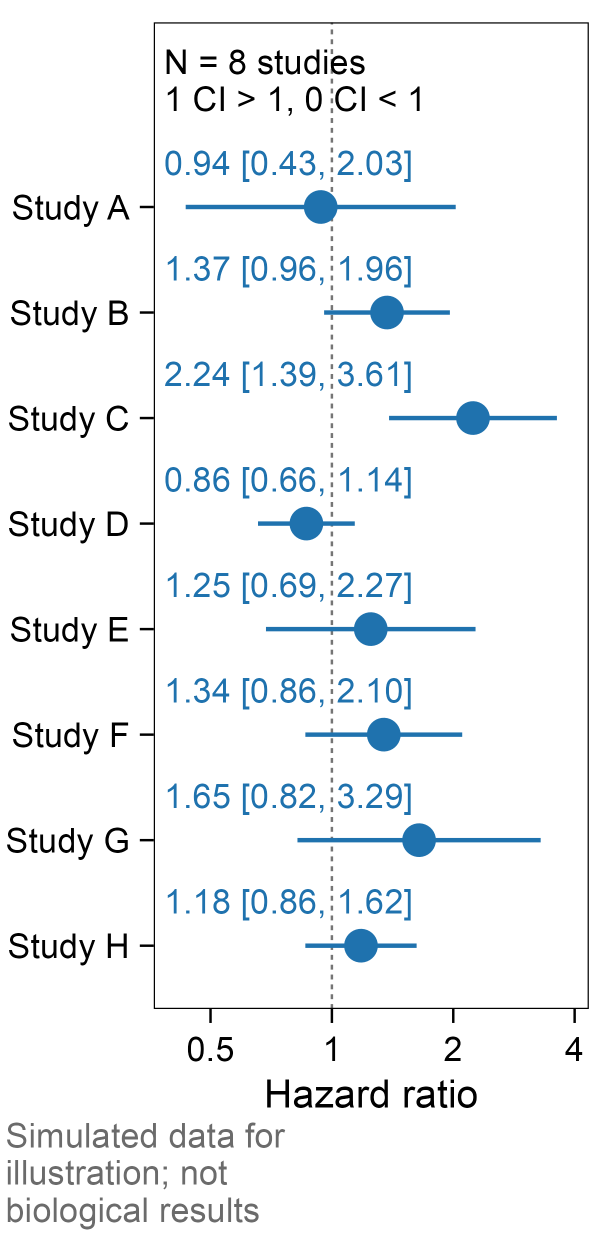
#> input picture figures/clinical/forest/preview.png, 1200 x 2483 px (shown at 1/2 size)
$ python make_hero.py
#> lines starting #> are read from the running program, lines starting #| are printed output that depends on the picture
#> in build_hero, `canvas = Image.new("RGB", (width, height), "white")`: canvas: PIL image 1872x158 RGB; every value is 255
#!/usr/bin/env python3
"""Build docs/hero.png: white-background contact sheet of figures/**/preview.png."""

from __future__ import annotations

import argparse
from pathlib import Path

from PIL import Image, ImageDraw, ImageFont

REPO_ROOT = Path(__file__).resolve().parents[1]
DEFAULT_OUT = REPO_ROOT / "docs" / "hero.png"
FONT_CANDIDATES = [
    Path("/usr/share/fonts/truetype/dejavu/DejaVuSans.ttf"),
    Path("/usr/share/fonts/truetype/liberation/LiberationSans-Regular.ttf"),
]


def find_previews(root: Path) -> list[Path]:
    return sorted(root.joinpath("figures").rglob("preview.png"))


def load_font(size: int) -> ImageFont.ImageFont:
#> called with size = 11
    for path in FONT_CANDIDATES:
        if path.is_file():
            return ImageFont.truetype(str(path), size=size)
#> in build_hero, src is the input picture: PIL image 1200x2483 RGB; mean R, G, B 240.5, 243.4, 245.4
    return ImageFont.load_default()


def fit_thumb(im: Image.Image, box_w: int, box_h: int) -> Image.Image:
#> called with box_w = 160, box_h = 110
    im = im.convert("RGBA")
    scale = min(box_w / im.width, box_h / im.height)
#> scale = 0.0443
    new_size = (max(1, int(im.width * scale)), max(1, int(im.height * scale)))
#> new_size = (53, 110)
    return im.resize(new_size, Image.Resampling.LANCZOS)
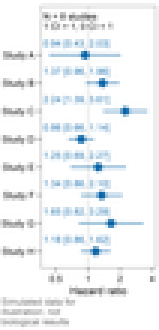
#> returned value: PIL image 53x110 RGBA (shown 3 times larger); mean R, G, B, A 239.3, 242.4, 244.6, 255


def build_hero(
    root: Path,
    out: Path,
    cols: int = 11,
    cell_w: int = 160,
    cell_h: int = 110,
    label_h: int = 16,
    pad: int = 8,
    margin: int = 16,
) -> dict:
    previews = find_previews(root)
    if not previews:
        raise SystemExit("no figures/**/preview.png found")

    n = len(previews)
    rows = (n + cols - 1) // cols
    tile_h = cell_h + label_h
    width = margin * 2 + cols * cell_w + (cols - 1) * pad
    height = margin * 2 + rows * tile_h + (rows - 1) * pad

    canvas = Image.new("RGB", (width, height), "white")
    draw = ImageDraw.Draw(canvas)
    font = load_font(11)

    for i, path in enumerate(previews):
        r, c = divmod(i, cols)
        x0 = margin + c * (cell_w + pad)
        y0 = margin + r * (tile_h + pad)
        with Image.open(path) as src:
            thumb = fit_thumb(src, cell_w, cell_h)
        tx = x0 + (cell_w - thumb.width) // 2
#> tx = 69
        ty = y0 + (cell_h - thumb.height) // 2
#> ty = 16
        if thumb.mode == "RGBA":
            canvas.paste(thumb, (tx, ty), thumb)
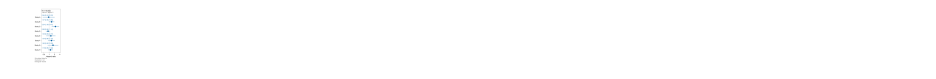
#> canvas: PIL image 1872x158 RGB (shown at 1/2 size); mean R, G, B 254.7, 254.8, 254.8
        else:
            canvas.paste(thumb, (tx, ty))
        slug = path.parent.name
        # Center slug under the cell
        bbox = draw.textbbox((0, 0), slug, font=font)
#> bbox = (0, 2, 32, 11)
        tw = bbox[2] - bbox[0]
#> tw = 32
        lx = x0 + max(0, (cell_w - tw) // 2)
#> lx = 80
        ly = y0 + cell_h + 2
        draw.text((lx, ly), slug, fill=(80, 80, 80), font=font)

    out.parent.mkdir(parents=True, exist_ok=True)
    canvas.save(out, format="PNG", optimize=True)
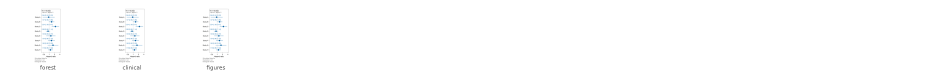
#> saved as hero.png: PIL image 1872x158 RGB (shown at 1/2 size); mean R, G, B 253.9, 254.1, 254.2
    size_b = out.stat().st_size
    if size_b >= 8 * 1024 * 1024:
        # Re-save smaller by slightly reducing cell size once
        raise SystemExit(f"hero.png is {size_b} bytes (>= 8MB); reduce cell size")
    return {
        "count": n,
        "cols": cols,
        "rows": rows,
        "out": str(out.relative_to(root)),
        "bytes": size_b,
        "width": width,
        "height": height,
    }


def main() -> None:
    parser = argparse.ArgumentParser(description=__doc__)
    parser.add_argument(
        "--root",
        type=Path,
        default=REPO_ROOT,
        help="repository root (default: parent of tools/)",
    )
    parser.add_argument(
        "--out",
        type=Path,
        default=None,
        help="output path (default: <root>/docs/hero.png)",
    )
    parser.add_argument("--cols", type=int, default=11)
    parser.add_argument("--cell-w", type=int, default=160)
    parser.add_argument("--cell-h", type=int, default=110)
    args = parser.parse_args()
    root = args.root.resolve()
    out = args.out.resolve() if args.out else root / "docs" / "hero.png"
    info = build_hero(root, out, cols=args.cols, cell_w=args.cell_w, cell_h=args.cell_h)
    print(
        f"wrote {info['out']} ({info['bytes']} bytes, "
        f"{info['width']}x{info['height']}, {info['count']} tiles, "
        f"{info['cols']}x{info['rows']})"
    )


if __name__ == "__main__":
    main()
